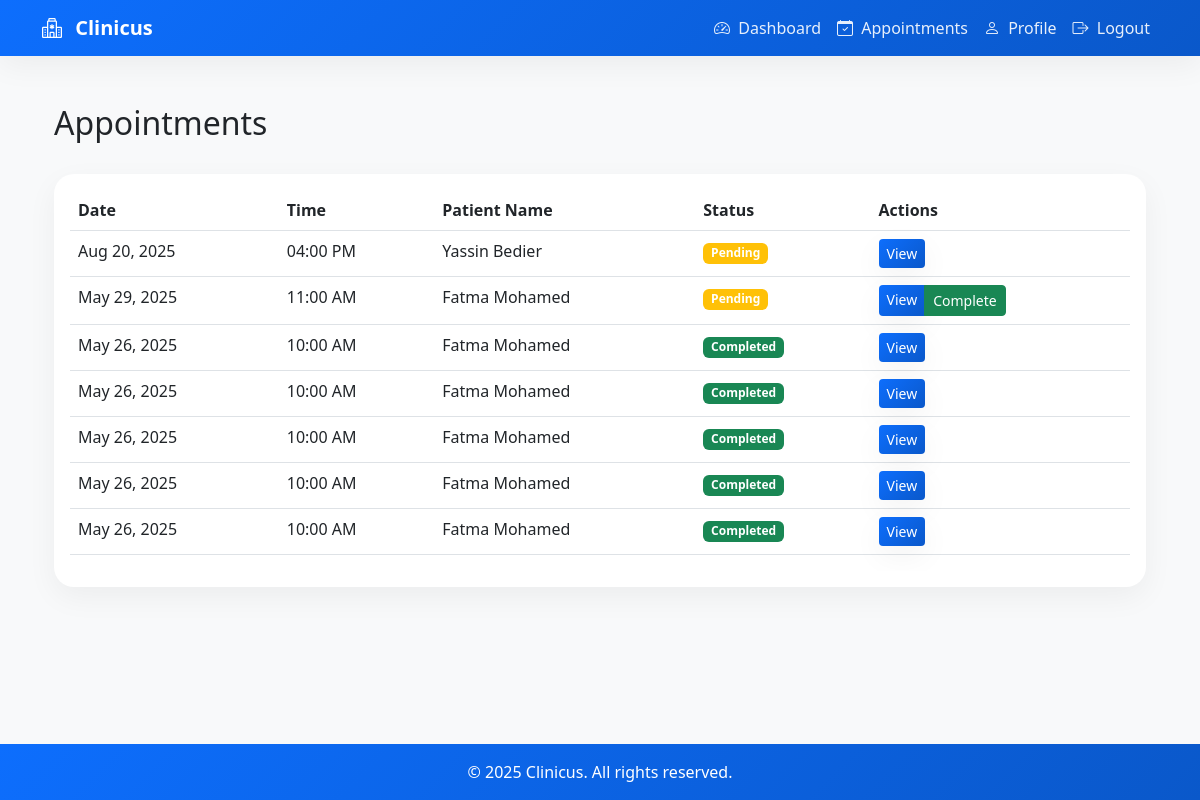
Screenshot of /doctor/appointments (signed in) with the database file from the repository.
### tables this page shows
CREATE TABLE `appointment` (
  `ID` int(11) NOT NULL,
  `DoctorID` int(11) NOT NULL,
  `userID` int(11) NOT NULL,
  `reason` varchar(100) NOT NULL,
  `appointmentDate` datetime NOT NULL,
  `status` int(11) DEFAULT 0,
  `createdAt` datetime DEFAULT current_timestamp(),
  `updatedAt` datetime DEFAULT current_timestamp() ON UPDATE current_timestamp()
);

### Controllers/Controller.php (called while the page is built, shortened)
<?php
include_once __DIR__ . "/../Model/entities/User.php";
class Controller
{
    public function __construct()
    {
        $this->db = Database::getInstance();
        $this->user = isset($_SESSION['user_id']) ? (new User($this->db))->getUserById($_SESSION['user_id']) : null;
    }
    protected function render($view, $data = [])
    {
        extract($data);
        require_once "views/{$view}.php";
        $content = ob_get_clean();
        require_once "views/layouts/main.php";
    }
}

### Controllers/DoctorController.php (called while the page is built, shortened)
<?php
require_once "Controller.php";
require_once "Model/entities/Doctor.php";
require_once "Model/entities/Appointment.php";
require_once "Model/entities/User.php";
class DoctorController extends Controller
{
    private $doctorModel;
    private $appointmentModel;
    public function __construct()
    {
        parent::__construct();
        $this->doctorModel = new \Model\entities\Doctor($this->db);
        $this->appointmentModel = new \Model\entities\Appointment($this->db);
    }
    public function appointments()
    {
        $doctorId = $_SESSION['user_id'];
        $doctor = $this->doctorModel->read($doctorId);
        $appointments = $this->appointmentModel->getAllAppointmentsByDoctor($doctor['ID']);
        $this->render('doctors/appointments', [
            'appointments' => $appointments ?? [],
            'doctor' => $doctor
        ]);
    }
}

### Model/autoload.php (called while the page is built, shortened)
<?php
spl_autoload_register(function ($class) {
    $class = str_replace('\\', DIRECTORY_SEPARATOR, $class);
    $directories = [
        'Controllers/',
        'Model/',
        'Model/entities/',
        'Model/abstract/',
        'Model/interfaces/',
        'Model/strategies/',
        'Model/decorators/',
    ];
    foreach ($directories as $directory) {
        $file = $directory . $class . '.php';
        if (file_exists($file)) {
            return;
        }
    }
});

### Model/Database.php (called while the page is built, shortened)
<?php
class Database
{
    private static $instance = null;
    private $host = 'localhost';
    private $username = 'root';
    private $port = 3307;
    private $password = '';
    private $database = 'clinicus_db';
    private function __construct()
    {
        try {
            $this->connection = new mysqli($this->host, $this->username, $this->password, $this->database, $this->port);
        } catch (Exception $e) {
            die("Database connection failed: " . $e->getMessage());
        }
    }
    public static function getInstance()
    {
        if (self::$instance === null) {
            self::$instance = new self();
        }
        return self::$instance->connection;
    }
}

### Model/entities/Doctor.php (called while the page is built, shortened)
<?php
require_once __DIR__ . '/../abstract/AbstractModel.php';
class Doctor extends AbstractModel
{
    protected $conn;
    public function __construct($db)
    {
        $this->tableName = 'Doctors';
        $this->conn = $db;
    }
    public function read($id)
    {
        $stmt = $this->conn->prepare("
            SELECT d.*,
                   CONCAT(u.FirstName, ' ', u.LastName) as doctorName,
                   dt.Specialization as specialization
            FROM {$this->tableName} d
            JOIN Users u ON d.userID = u.userID
            JOIN doctor_types dt ON d.doctorType = dt.ID
            WHERE d.ID = ?
        ");
        $stmt->bind_param("i", $id);
        $stmt->execute();
        $result = $stmt->get_result();
        $doctor = $result->fetch_assoc();
        return $doctor;
    }
}

### Model/entities/Appointment.php (called while the page is built, shortened)
<?php
class Appointment implements iAppointmentActions
{
    protected $db;
    public function __construct($db)
    {
        $this->db = $db;
    }
    public function getAllAppointmentsByDoctor($doctorId)
    {
        $stmt = $this->db->prepare("
            SELECT
                a.*,
                CONCAT(u.FirstName, ' ', u.LastName) as patientName,
                a.status,
                COALESCE(p.status, 'unpaid') as paymentStatus
            FROM Appointment a
            JOIN Users u ON a.userID = u.userID
            LEFT JOIN Payment p ON a.ID = p.appointmentID
            WHERE a.DoctorID = ?
            ORDER BY a.appointmentDate DESC
        ");
        $stmt->bind_param("i", $doctorId);
        $stmt->execute();
        return $stmt->get_result()->fetch_all(MYSQLI_ASSOC);
    }
}

### Model/abstract/AbstractModel.php (called while the page is built, shortened)
<?php
abstract class AbstractModel
{
    public function __construct($db)
    {
        $this->conn = $db;
    }
}

### Model/entities/User.php (called while the page is built, shortened)
<?php
require_once __DIR__ . "/../abstract/AbstractModel.php";
class User extends AbstractModel
{
    protected $conn;
    public function __construct($db)
    {
        $this->tableName = 'Users';
    }
    public function getUserById($userId)
    {
        return $this->read($userId);
    }
    public function read($id)
    {
        $stmt = $this->conn->prepare("SELECT * FROM {$this->tableName} WHERE userID = ?");
        $stmt->bind_param("i", $id);
        $stmt->execute();
        $result = $stmt->get_result();
        $user = $result->fetch_assoc();
        return $user;
    }
}

### views/doctors/appointments.php (the view, shortened to what this page needs)
<div class="container py-4">
    <div class="row mb-4">
        <div class="col-md-12">
            <h2>Appointments</h2>
        </div>
    </div>
    <div class="card">
        <div class="card-body">
            <?php if (empty($appointments)): ?>
                <p class="text-muted">No appointments found.</p>
            <?php else: ?>
                <div class="table-responsive">
                    <table class="table table-hover">
                        <thead>
                            <tr>
                                <th>Date</th>
                                <th>Time</th>
                                <th>Patient Name</th>
                                <th>Status</th>
                                <th>Actions</th>
                            </tr>
                        </thead>
                        <tbody>
                            <?php foreach ($appointments as $appointment): ?>
                                <tr>
                                    <td><?php echo date('M d, Y', strtotime($appointment['appointmentDate'])); ?></td>
                                    <td><?php echo date('h:i A', strtotime($appointment['appointmentDate'])); ?></td>
                                    <td><?php echo htmlspecialchars($appointment['patientName']); ?></td>
                                    <td>
                                        <span
                                            class="badge bg-<?php echo $appointment['status'] == 1 ? 'success' : 'warning'; ?>">
                                            <?php echo $appointment['status'] == 1 ? 'Completed' : 'Pending'; ?>
                                        </span>
                                    </td>
                                    <td>
                                        <div class="btn-group">
                                            <a href="/clinicus/doctor/viewAppointment/<?php echo $appointment['ID']; ?>"
                                                class="btn btn-sm btn-primary">
                                                <i class="fas fa-eye"></i> View
                                            </a>
                                            <?php if ($appointment['status'] == 0): ?>
                                                <button type="button" class="btn btn-sm btn-success" data-bs-toggle="modal"
                                                    data-bs-target="#completeModal<?php echo $appointment['ID']; ?>">
                                                    <i class="fas fa-check"></i> Complete
                                                </button>
                                            <?php endif; ?>
                                        </div>
                                    </td>
                                </tr>
                            <?php endforeach; ?>
                        </tbody>
                    </table>
                </div>
            <?php endif; ?>
        </div>
    </div>
</div>

### index.php (shortened to what this page needs)
<?php
require_once "Model/autoload.php";
$request_uri = parse_url($_SERVER['REQUEST_URI'], PHP_URL_PATH);
$path = trim($request_uri, '/');
$segments = explode('/', $path);
if ($segments[0] === 'clinicus') {
    array_shift($segments);
}
$controller = 'Home';
$action = 'index';
$params = [];
if (!empty($segments[0])) {
    $controller = ucfirst($segments[0]);
    if (!empty($segments[1])) {
        if ($segments[1] === 'delete' || $segments[1] === 'edit') {
            $action = $segments[1] . ucfirst($segments[0]);
            if (!empty($segments[2])) {
                $params = [$segments[2]];
            }
        } else {
            $action = $segments[1];
            $params = array_slice($segments, 2);
        }
    }
}
$controllerClass = $controller . 'Controller';
$controllerFile = "Controllers/{$controllerClass}.php";
if (file_exists($controllerFile)) {
    $controllerInstance = new $controllerClass();
    if (method_exists($controllerInstance, $action)) {
        call_user_func_array([$controllerInstance, $action], $params);
    } else {
        header("HTTP/1.0 404 Not Found");
        echo "Action not found";
    }
} else {
    header("HTTP/1.0 404 Not Found");
    echo "Controller not found";
}

### views/layouts/main.php (shortened to what this page needs)
<!DOCTYPE html>
<html lang="en">
<head>
    <link href="https://cdn.jsdelivr.net/npm/bootstrap@5.3.0/dist/css/bootstrap.min.css" rel="stylesheet">
    <link rel="stylesheet" href="https://cdn.jsdelivr.net/npm/bootstrap-icons@1.11.0/font/bootstrap-icons.css">
</head>
<body>
    <?php if (!isset($hideNav)): ?>
        <nav class="navbar navbar-expand-lg navbar-dark mb-4">
            <div class="container">
                <a class="navbar-brand" href="./">
                    <i class="bi bi-hospital me-2"></i>
                    Clinicus
                </a>
                <div class="collapse navbar-collapse" id="navbarNav">
                    <ul class="navbar-nav ms-auto">
                        <?php if (isset($_SESSION['user_id'])): ?>
                            <?php if ($_SESSION['user_type'] == 3):  ?>
                                <li class="nav-item">
                                    <a class="nav-link" href="/clinicus/patient/dashboard">
                                        <i class="bi bi-speedometer2 me-1"></i>
                                        Dashboard
                                    </a>
                                </li>
                                <li class="nav-item">
                                    <a class="nav-link" href="/clinicus/appointments">
                                        <i class="bi bi-calendar-check me-1"></i>
                                        Appointments
                                    </a>
                                </li>
                                <li class="nav-item">
                                    <a class="nav-link" href="/clinicus/patient/profile">
                                        <i class="bi bi-person me-1"></i>
                                        Profile
                                    </a>
                                </li>
                            <?php elseif ($_SESSION['user_type'] == 2):  ?>
                                <li class="nav-item">
                                    <a class="nav-link" href="/clinicus/doctor/dashboard">
                                        <i class="bi bi-speedometer2 me-1"></i>
                                        Dashboard
                                    </a>
                                </li>
                                <li class="nav-item">
                                    <a class="nav-link" href="/clinicus/doctor/appointments">
                                        <i class="bi bi-calendar-check me-1"></i>
                                        Appointments
                                    </a>
                                </li>
                                <li class="nav-item">
                                    <a class="nav-link" href="/clinicus/doctor/profile">
                                        <i class="bi bi-person me-1"></i>
                                        Profile
                                    </a>
                                </li>
                            <?php endif; ?>
                            <li class="nav-item">
                                <a class="nav-link" href="/clinicus/auth/logout">
                                    <i class="bi bi-box-arrow-right me-1"></i>
                                    Logout
                                </a>
                            </li>
                        <?php endif; ?>
                    </ul>
                </div>
            </div>
        </nav>
    <?php endif; ?>
    <div class="container">
        <?php echo $content; ?>
    </div>
    <?php if (!isset($hideFooter)): ?>
        <footer class="footer mt-auto py-3">
            <div class="container text-center">
                <p class="mb-0">&copy; <?php echo date('Y'); ?> Clinicus. All rights reserved.</p>
            </div>
        </footer>
    <?php endif; ?>
</body>
</html>

### views/layouts/main.php (style rules this page uses)
:root { --primary-color: #0d6efd; --primary-dark: #0a58ca; --secondary-color: #6c757d; --accent-color: #dc3545; --text-color: #212529; --light-bg: #f8f9fa; --white: #ffffff; --shadow-sm: 0 10px 30px rgba(0, 0, 0, 0.05); --shadow-md: 0 15px 35px rgba(0, 0, 0, 0.1); }
html, body { height: 100%; margin: 0; }
body { font-family: 'Segoe UI', Tahoma, Geneva, Verdana, sans-serif; color: var(--text-color); background-color: var(--light-bg); display: flex; flex-direction: column; min-height: 100vh; }
.container { flex: 1 0 auto; }
.navbar { background: linear-gradient(135deg, var(--primary-color) 0%, var(--primary-dark) 100%); box-shadow: var(--shadow-sm); }
.navbar-brand { color: var(--white) !important; font-weight: bold; }
.nav-link { color: rgba(255, 255, 255, 0.9) !important; transition: all 0.3s ease; padding: 0.5rem 1rem; border-radius: 8px; }
.btn-primary { background: linear-gradient(135deg, var(--primary-color) 0%, var(--primary-dark) 100%); border: none; box-shadow: var(--shadow-sm); transition: all 0.3s ease; }
.card { border: none; border-radius: 20px; box-shadow: var(--shadow-sm); transition: all 0.3s ease; }
.footer { background: linear-gradient(135deg, var(--primary-color) 0%, var(--primary-dark) 100%); color: var(--white); padding: 2rem 0; margin-top: auto; flex-shrink: 0; }

### rows the page displays
appointment: appointmentDate "Aug 20, 2025", appointmentDate "04:00 PM", patientName "Yassin Bedier", status "Pending"
appointment: appointmentDate "May 29, 2025", appointmentDate "11:00 AM", patientName "Fatma Mohamed", status "Pending"
appointment: appointmentDate "May 26, 2025", appointmentDate "10:00 AM", patientName "Fatma Mohamed", status "Completed"
